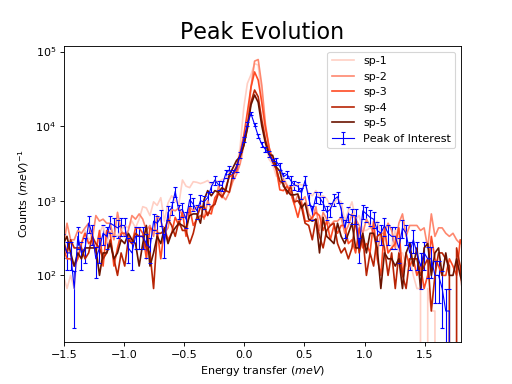

Python code for this plot:
# import mantid algorithms, numpy and matplotlib
from mantid.simpleapi import *
import matplotlib.pyplot as plt
import numpy as np

# Load the data
run = Load('Training_Exercise3a_SNS.nxs')

fig, axes = plt.subplots(subplot_kw={'projection': 'mantid'})

# Choose legend labels and colors for each curve
labels = ("sp-1", "sp-2", "sp-3", "sp-4", "sp-5")
colors = ('#FFCFC4', '#FE886F','#FE4A23', '#B82405', '#6A1300')

# Plot the first 5 spectra
for i in range(5):
    axes.plot(run, wkspIndex=i, color=colors[i], label=labels[i])

# Plot the 9th spectrum with errorbars
axes.errorbar(run, specNum=9, capsize=2.0, color='blue', label='Peak of Interest', linewidth=1.0)

# Set the X-axis limts and the Y-axis scale
axes.set_xlim(-1.5, 1.8)
plt.yscale('log')

# Give the plot a title
plt.title("Peak Evolution", fontsize=20)

# Add a legend with the chosen labels and show the plot
axes.legend()
#plt.show() #uncomment to show the plot

# Note with the Direct Matplotlib method,
# there are many more options for formatting the plot
